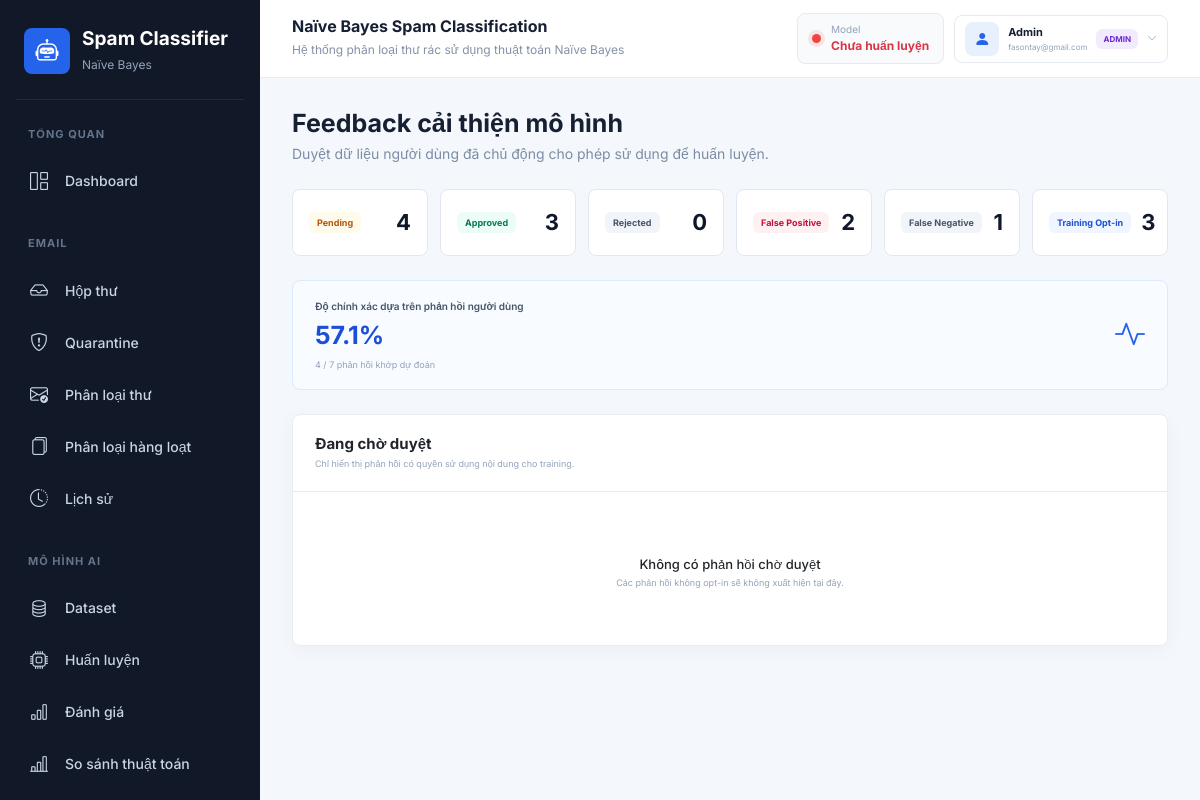
The app's page /admin/feedback (signed in) with its own data.
### tables this page shows
CREATE TABLE users (
                id INTEGER PRIMARY KEY AUTOINCREMENT,
                name TEXT NOT NULL,
                email TEXT NOT NULL UNIQUE,
                password_hash TEXT NOT NULL,
                role TEXT NOT NULL DEFAULT 'user'
                    CHECK (role IN ('admin', 'user')),
                is_active INTEGER NOT NULL DEFAULT 1,
                created_at TIMESTAMP NOT NULL DEFAULT CURRENT_TIMESTAMP,
                last_login TIMESTAMP
            );

### routes/feedback_routes.py (the view)
@main_bp.route("/admin/feedback")
@admin_required
def admin_feedback():
    return render_template(
        "admin_feedback.html",
        feedback_items=get_pending_training_feedback(),
        statistics=get_feedback_statistics(),
    )

### templates/admin_feedback.html (shortened to what this page needs)
{% extends "base.html" %}
{% block content %}
<div class="page-title"><h2>Feedback cải thiện mô hình</h2><p>Duyệt dữ liệu người dùng đã chủ động cho phép sử dụng để huấn luyện.</p></div>
<div class="feedback-stats mb-4">
    {% set cards = [('Pending', statistics['pending'], 'pending'), ('Approved', statistics['approved'], 'approved'), ('Rejected', statistics['rejected'], 'rejected'), ('False Positive', statistics['false_positive'], 'false-positive'), ('False Negative', statistics['false_negative'], 'false-negative'), ('Training Opt-in', statistics['training_opt_in'], 'opt-in')] %}
    {% for label, value, kind in cards %}<div class="feedback-stat"><span class="feedback-badge {{ kind }}">{{ label }}</span><strong>{{ value }}</strong></div>{% endfor %}
</div>
<div class="feedback-quality mb-4"><div><span>Độ chính xác dựa trên phản hồi người dùng</span>{% if statistics['total'] %}<strong>{{ '%.1f'|format(statistics['correct'] * 100 / statistics['total']) }}%</strong><small>{{ statistics['correct'] }} / {{ statistics['total'] }} phản hồi khớp dự đoán</small>{% else %}<strong>--</strong><small>Chưa có phản hồi</small>{% endif %}</div><i class="bi bi-activity"></i></div>
<section class="card mail-table-card"><div class="mail-table-toolbar"><div><h3>Đang chờ duyệt</h3><p>Chỉ hiển thị phản hồi có quyền sử dụng nội dung cho training.</p></div></div>{% if feedback_items %}<div class="table-responsive"><table class="table mail-table align-middle mb-0"><thead><tr><th>ID</th><th>User</th><th>Model</th><th>User sửa</th><th>Excerpt</th><th>Ngày gửi</th><th>Action</th></tr></thead><tbody>{% for item in feedback_items %}<tr><td>#{{ item['id'] }}</td><td><div class="mail-sender"><strong>{{ item['user_name'] }}</strong><span>{{ item['user_email'] }}</span></div></td><td><span class="mail-prediction {{ item['original_prediction'] }}">{{ item['original_prediction']|upper }}</span></td><td><span class="feedback-badge user-label">{{ item['corrected_label']|upper }}</span></td><td class="feedback-excerpt"><strong>{{ item['subject'] or '(Không có tiêu đề)' }}</strong><span>{{ (item['body_text'] or item['snippet'] or '')[:200] }}</span></td><td class="mail-date">{{ item['created_at'] }}</td><td><div class="review-actions"><form method="POST" action="{{ url_for('approve_mail_feedback', feedback_id=item['id']) }}"><input type="hidden" name="csrf_token" value="{{ csrf_token() }}"><button class="btn btn-sm btn-success" type="submit"><i class="bi bi-check-lg"></i> Duyệt</button></form><form method="POST" action="{{ url_for('reject_mail_feedback', feedback_id=item['id']) }}"><input type="hidden" name="csrf_token" value="{{ csrf_token() }}"><button class="btn btn-sm btn-outline-danger" type="submit"><i class="bi bi-x-lg"></i> Từ chối</button></form></div></td></tr>{% endfor %}</tbody></table></div>{% else %}<div class="mail-empty"><h4>Không có phản hồi chờ duyệt</h4><p>Các phản hồi không opt-in sẽ không xuất hiện tại đây.</p></div>{% endif %}</section>
{% endblock %}

### templates/base.html (shortened to what this page needs)
<!DOCTYPE html>
<html lang="vi">
<head>
    <link
        href="https://cdn.jsdelivr.net/npm/bootstrap@5.3.3/dist/css/bootstrap.min.css"
        rel="stylesheet"
    >
    <link
        rel="stylesheet"
        href="https://cdn.jsdelivr.net/npm/bootstrap-icons@1.11.3/font/bootstrap-icons.css"
    >
    <link
        rel="stylesheet"
        href="{{ url_for('static', filename='css/style.css') }}"
    >
</head>
<body>
<div class="app-wrapper">
    <aside class="sidebar" id="appSidebar">
        <div class="sidebar-brand">
            <div class="brand-icon">
                <i class="bi bi-robot"></i>
            </div>
            <div>
                <h4>Spam Classifier</h4>
                <span>Naïve Bayes</span>
            </div>
        </div>
        <nav class="sidebar-nav" aria-label="Điều hướng chính">
            <div class="sidebar-section-title">TỔNG QUAN</div>
            <a
                href="{{ url_for('index') }}"
                class="sidebar-link {% if request.endpoint == 'index' %}active{% endif %}"
            >
                <i class="bi bi-grid-1x2"></i>
                <span>Dashboard</span>
            </a>
            <div class="sidebar-section-title">EMAIL</div>
            <a
                href="{{ url_for('mail') }}"
                class="sidebar-link {% if request.endpoint in ['mail', 'mail_message_detail', 'submit_mail_feedback', 'connect_imap', 'connect_google', 'google_callback', 'sync_mail_account', 'disconnect_mail_account'] %}active{% endif %}"
            >
                <i class="bi bi-inbox"></i>
                <span>Hộp thư</span>
            </a>
            <a
                href="{{ url_for('quarantine') }}"
                class="sidebar-link {% if request.endpoint == 'quarantine' %}active{% endif %}"
            >
                <i class="bi bi-shield-exclamation"></i>
                <span>Quarantine</span>
            </a>
            <a
                href="{{ url_for('predict') }}"
                class="sidebar-link {% if request.endpoint == 'predict' %}active{% endif %}"
            >
                <i class="bi bi-envelope-check"></i>
                <span>Phân loại thư</span>
            </a>
            <a
                href="{{ url_for('batch_predict') }}"
                class="sidebar-link {% if request.endpoint in ['batch_predict', 'download_batch_result'] %}active{% endif %}"
            >
                <i class="bi bi-files"></i>
                <span>Phân loại hàng loạt</span>
            </a>
            <a
                href="{{ url_for('history') }}"
                class="sidebar-link {% if request.endpoint in ['history', 'delete_history', 'delete_all_history'] %}active{% endif %}"
            >
                <i class="bi bi-clock-history"></i>
                <span>Lịch sử</span>
            </a>
            <div class="sidebar-section-title">MÔ HÌNH AI</div>
            {% if current_user.role == 'admin' %}
            <a
                href="{{ url_for('dataset') }}"
                class="sidebar-link {% if request.endpoint in ['dataset', 'add_dataset', 'delete_dataset', 'import_dataset'] %}active{% endif %}"
            >
                <i class="bi bi-database"></i>
                <span>Dataset</span>
            </a>
            <a
                href="{{ url_for('train') }}"
                class="sidebar-link {% if request.endpoint == 'train' %}active{% endif %}"
            >
                <i class="bi bi-cpu"></i>
                <span>Huấn luyện</span>
            </a>
            <a
                href="{{ url_for('evaluate') }}"
                class="sidebar-link {% if request.endpoint == 'evaluate' %}active{% endif %}"
            >
                <i class="bi bi-bar-chart"></i>
                <span>Đánh giá</span>
            </a>
            <a
                href="{{ url_for('compare') }}"
                class="sidebar-link {% if request.endpoint == 'compare' %}active{% endif %}"
            >
                <i class="bi bi-bar-chart-line"></i>
                <span>So sánh thuật toán</span>
            </a>
            <a
                href="{{ url_for('model_versions') }}"
                class="sidebar-link {% if request.endpoint in ['model_versions', 'rollback_model_version'] %}active{% endif %}"
            >
            </a>
            {% endif %}
        </nav>
    </aside>
    <main class="main-content">
        <header class="topbar">
            <div class="topbar-heading">
                <div class="topbar-title">
                    <h5>Naïve Bayes Spam Classification</h5>
                    <span>Hệ thống phân loại thư rác sử dụng thuật toán Naïve Bayes</span>
                </div>
            </div>
            <div class="topbar-actions">
            <div class="model-status" aria-live="polite">
                {% if not global_model_status.trained %}
                    <span class="status-dot danger"></span>
                    <div>
                        <small>Model</small>
                        <strong class="text-danger">Chưa huấn luyện</strong>
                    </div>
                {% elif global_model_status.outdated %}
                    <span class="status-dot warning"></span>
                    <div>
                        <small>Model</small>
                        <strong class="status-warning-text">Cần Train lại</strong>
                    </div>
                {% else %}
                    <span class="status-dot success"></span>
                    <div>
                        <small>Model</small>
                        <strong class="text-success">Ready</strong>
                    </div>
                {% endif %}
            </div>
            <div class="dropdown user-menu">
                <button
                    class="user-menu-toggle"
                    type="button"
                    data-bs-toggle="dropdown"
                    aria-expanded="false"
                    title="Tài khoản"
                >
                    <span class="user-avatar"><i class="bi bi-person-fill"></i></span>
                    <span class="user-menu-name">
                        <strong>{{ current_user.name }}</strong>
                        <small>{{ current_user.email }}</small>
                    </span>
                    <span class="role-badge {{ current_user.role }}">{{ current_user.role|upper }}</span>
                    <i class="bi bi-chevron-down user-menu-arrow"></i>
                </button>
            </div>
            </div>
        </header>
        <section class="page-content">
            {% block content %}{% endblock %}
        </section>
    </main>
</div>
</body>
</html>

### records on screen
users: name "Admin", email "fasontay@gmail.com", role "ADMIN"

### other values on screen
{{ label }} "Pending" "Approved" "Rejected" "False Positive" "False Negative" "Training Opt-in"
{{ value }} "4" "3" "0" "2" "1" "3"
{{ '%.1f'|format(statistics['correct'] * 100 / statistics['total']) }} "57.1"
{{ statistics['correct'] }} "4"
{{ statistics['total'] }} "7"
